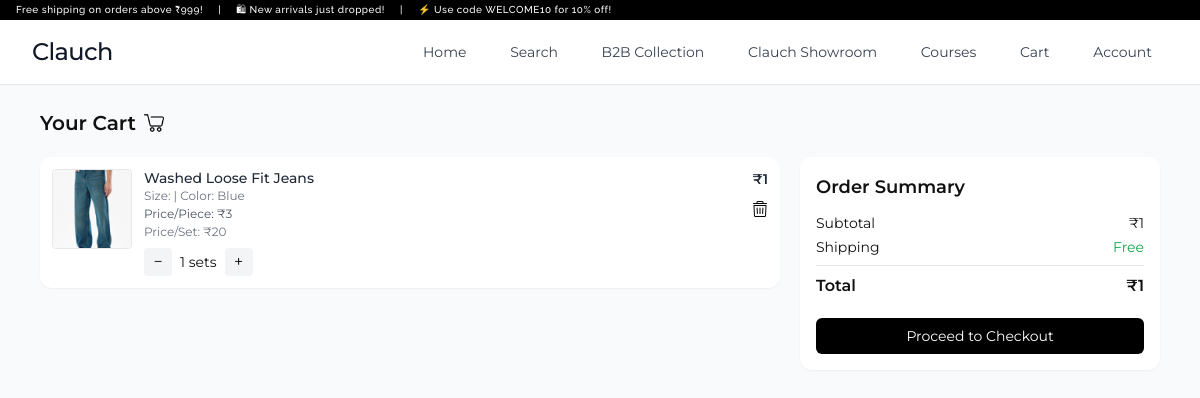
Screenshot of /order/cart/ (signed in) with the database file from the repository.
### order/models.py (models this page shows, shortened)
class CartItem(models.Model):
    user = models.ForeignKey(CustomUser, on_delete=models.CASCADE)
    product = models.ForeignKey(Product, on_delete=models.CASCADE)
    color = models.ForeignKey(ProductColor, on_delete=models.SET_NULL, null=True)
    quantity = models.PositiveIntegerField(default=1) # This is now the quantity of PACKS/SETS
    product_name = models.CharField(max_length=255)
    product_image = models.ImageField(upload_to='cart_snapshots/')
    actual_price = models.DecimalField(max_digits=10, decimal_places=2)
    discount_price = models.DecimalField(max_digits=10, decimal_places=2, null=True, blank=True)
    added_at = models.DateTimeField(auto_now_add=True)
    class Meta:
        unique_together = ('user', 'product', 'color')

### user/models.py (models this page shows, shortened)
class ProductColor(models.Model):
    product = models.ForeignKey(Product, on_delete=models.CASCADE, related_name='colors')
    name = models.CharField(max_length=50)
    slug = models.SlugField(max_length=60, blank=True)  # Unique slug per color
    hex_code = models.CharField(max_length=7, help_text="Hex color code like #ffffff")
    is_primary = models.BooleanField(default=False)
    class Meta:
        unique_together = ('product', 'slug')

class ProductImage(models.Model):
    color = models.ForeignKey(ProductColor, on_delete=models.CASCADE, related_name='images')
    image = models.ImageField(upload_to='products/colors/')

class Product(models.Model):
    name = models.CharField(max_length=200)
    slug = models.SlugField(unique=True, blank=True)
    categories = models.ManyToManyField('Category', related_name='products')
    price = models.DecimalField(max_digits=10, decimal_places=2, help_text="Price for one full set.")
    discount_price = models.DecimalField(max_digits=10, decimal_places=2, null=True, blank=True,
                                         help_text="Discounted price for one full set.")
    sizes = models.CharField(
        max_length=255,
        help_text="Composition of sizes in the set (e.g., '1S, 2M, 1L, 1XL'). "
                  "This determines the total pieces in one set."
    )
    rating = models.FloatField(default=0.0)
    reviews_count = models.PositiveIntegerField(default=0)
    description = models.TextField()
    html_description = RichTextField()
    primary_image = models.ImageField(upload_to='products/primary/')
    hover_image = models.ImageField(upload_to='products/hover/', null=True, blank=True, help_text="Image shown on hover.")
    size_chart = models.ImageField(upload_to='products/size_charts/', null=True, blank=True)
    created_at = models.DateTimeField(auto_now_add=True)
    def get_total_pieces_in_set(self):
        total_pieces = 0
        pieces_matches = re.findall(r'(\d+)?([A-Z]{1,3}|\d{2})', self.sizes.replace(' ', ''))
        for count_str, _size_code in pieces_matches:
            try:
                count = int(count_str) if count_str else 1
                total_pieces += count
            except ValueError:
                continue
        return total_pieces
    def get_current_price_per_piece(self):
        total_pieces = self.get_total_pieces_in_set()
        if total_pieces == 0:
            return 0.00 # Avoid division by zero
        if self.discount_price is not None:
            return self.discount_price / total_pieces
        return self.price / total_pieces

### order/views.py (the view)
# urls.py: path('cart/', views.view_cart, name='view_cart'),
@login_required(login_url='login')
def view_cart(request):
    cart_items_for_display = []
    total_cart_amount = Decimal('0.00') # Use Decimal for currency calculations
    if request.user.is_authenticated:
        user_cart_items = CartItem.objects.filter(user=request.user).select_related('product', 'color')
        for item in user_cart_items:
            price_per_pack = item.discount_price or item.actual_price
            subtotal = price_per_pack * item.quantity
            total_cart_amount += subtotal
            cart_items_for_display.append({
                'item': item,
                'subtotal': subtotal
            })
    else:
        messages.info(request, "Please log in to view and manage your cart. Session carts are not fully supported for packs without login.")
        return redirect('login') # Or render an empty cart
    return render(request, 'order/cart.html', {
        'cart_items': cart_items_for_display,
        'total': total_cart_amount
    })

### user/templates/order/cart.html (shortened to what this page needs)
{% extends "base.html" %}
{% load static %}
{% block content %}
<div class="w-full bg-gray-50 min-h-screen py-6 px-4 sm:px-6 lg:px-10 font-[Montserrat]">
  <h1 class="text-xl font-semibold mb-5 flex items-center gap-2">
     Your Cart <img src="{% static 'images/cart.png' %}" alt="Cart" class="w-5 h-5">
  </h1>
  {% if cart_items %}
  <div class="grid md:grid-cols-3 gap-5">
    <div class="md:col-span-2 space-y-3">
      {% for entry in cart_items %}
      <div class="bg-white rounded-xl shadow-sm flex items-start gap-3 p-3 text-sm hover:shadow-md transition">
        <img src="{{ entry.item.color.images.first.image.url }}" alt="{{ entry.item.product.name }}"
             class="w-20 h-20 object-cover rounded border" />
        <div class="flex-1">
          <h2 class="font-medium text-gray-800 text-sm leading-snug">{{ entry.item.product.name }}</h2>
          <p class="text-xs text-gray-500">Size: {{ entry.item.size }} | Color: {{ entry.item.color.name }}</p>
          <div class="text-xs text-gray-600 mt-0.5">
            Price/Piece: ₹{{ entry.item.product.get_current_price_per_piece|floatformat:0 }}
          </div>
          {% if entry.item.product.get_total_pieces_in_set > 0 %}
              <p class="text-xs text-gray-500 mt-0.5">
                  Price/Set: ₹{{ entry.item.product.discount_price|default:entry.item.product.price|floatformat:0 }}
              </p>
          {% endif %}
          <form method="POST" action="{% url 'update_cart_quantity' %}" class="mt-2 flex items-center gap-2">
            <button name="action" value="decrease"
                    class="w-7 h-7 bg-gray-100 hover:bg-gray-200 rounded text-base">−</button>
            <span class="text-sm">{{ entry.item.quantity }} sets</span>
            <button name="action" value="increase"
                    class="w-7 h-7 bg-gray-100 hover:bg-gray-200 rounded text-base">+</button>
          </form>
        </div>
        <div class="flex flex-col items-end justify-between h-full min-w-[70px]">
          <p class="text-sm font-semibold text-gray-800">₹{{ entry.subtotal|floatformat:0 }}</p>
          <form method="POST" action="{% if entry.item.id %}{% url 'remove_from_cart_db' entry.item.id %}{% else %}{% url 'remove_from_cart' entry.key %}{% endif %}">
            <button class="mt-3 hover:opacity-80">
              <img src="{% static 'images/delete.png' %}" alt="Delete" class="w-4 h-4">
            </button>
          </form>
        </div>
      </div>
      {% endfor %}
    </div>
    <div class="bg-white p-4 rounded-xl shadow-sm sticky top-20 text-sm">
      <h3 class="text-lg font-semibold mb-3">Order Summary</h3>
      <div class="flex justify-between mb-1">
        <span>Subtotal</span>
        <span>₹{{ total|floatformat:0 }}</span>
      </div>
      <div class="flex justify-between mb-1">
        <span>Shipping</span>
        <span class="text-green-600">Free</span>
      </div>
      <hr class="my-2">
      <div class="flex justify-between font-semibold text-base">
        <span>Total</span>
        <span>₹{{ total|floatformat:0 }}</span>
      </div>
      <a href="{% url 'checkout' %}"
         class="block text-center mt-5 py-2 bg-black text-white rounded-md text-sm hover:bg-gray-900 transition">
        Proceed to Checkout
      </a>
    </div>
  </div>
  {% endif %}
</div>
{% endblock %}

### rows the page displays
CartItem: item.color.images.first.image (picture), item.product.name "Washed Loose Fit Jeans", item.color.name "Blue", item.product.get_current_price_per_piece "3", item.product.discount_price "20", item.quantity "1", subtotal "1"

### other values shown
{{ total|floatformat:0 }} "1"
